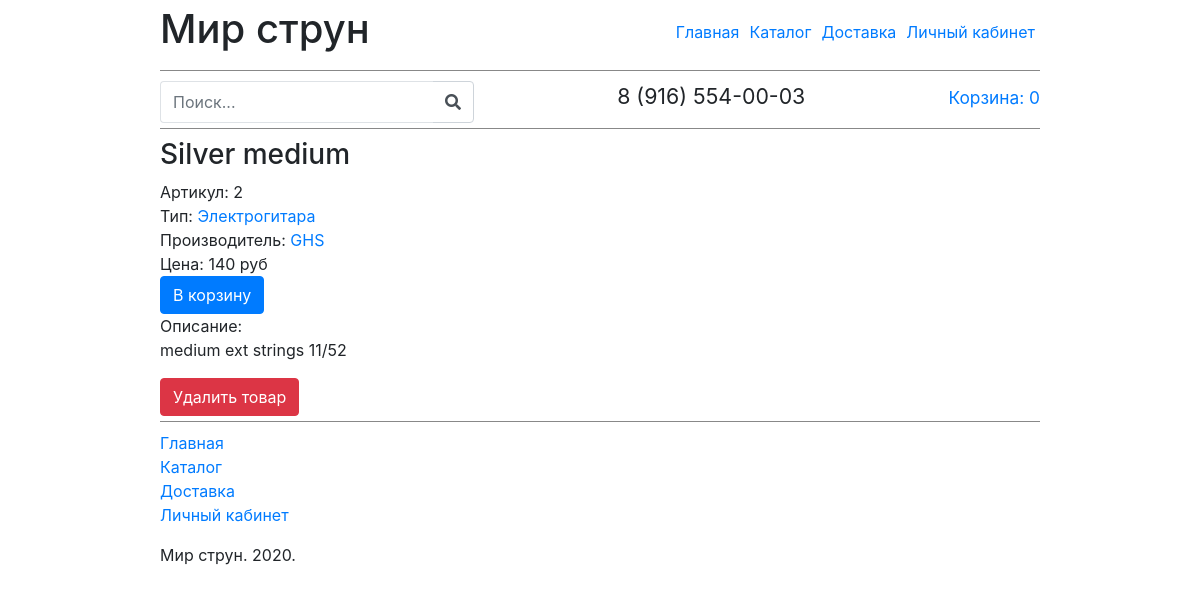
Screenshot of /item.php?id=2 (signed in) with the database file from the repository.
### tables this page shows
CREATE TABLE `goods` (
  `id` int(11) NOT NULL,
  `title` varchar(250) NOT NULL,
  `type` int(11) NOT NULL,
  `manufacturer` int(11) NOT NULL,
  `price` int(5) NOT NULL,
  `description` text NOT NULL
);

CREATE TABLE `types` (
  `id` int(11) NOT NULL,
  `type` varchar(250) NOT NULL
);

CREATE TABLE `manufactures` (
  `id` int(11) NOT NULL,
  `title` varchar(250) NOT NULL
);

### php/functions.php (called while the page is built, shortened)
<?
function checkAdminRights($id){
    require('php/db.php');
    $sql    = "SELECT isAdmin FROM users WHERE id = '$id'";
    $result = mysqli_query($db,$sql);
    $row    = mysqli_fetch_array($result,MYSQLI_ASSOC);
    $count  = mysqli_num_rows($result);
    if($count == 1){
        return  $row['isAdmin'];
    }
}
function getManufacturerById($id){
	require('php/db.php');
    $sql    = "SELECT title FROM manufactures WHERE id = '$id'";
    $result = mysqli_query($db,$sql);
    $row    = mysqli_fetch_array($result,MYSQLI_ASSOC);
    $count  = mysqli_num_rows($result);
    if($count == 1){
    	return  $row['title'];
    }
}
function getTypeById($id){
	require('php/db.php');
    $sql    = "SELECT type FROM types WHERE id = '$id'";
    $result = mysqli_query($db,$sql);
    $row    = mysqli_fetch_array($result,MYSQLI_ASSOC);
    $count  = mysqli_num_rows($result);
    if($count == 1){
    	return  $row['type'];
    }
}
?>

### item.php (the view, shortened to what this page needs)
<?php
	require('head.php');
	require('php/functions.php');
	require('php/db.php');
    $id     = $_GET['id'];
    $sql    = "SELECT * FROM goods WHERE id = '$id'";
    $result = mysqli_query($db,$sql);
    $row    = mysqli_fetch_array($result,MYSQLI_ASSOC);
    $count  = mysqli_num_rows($result);
    if($count == 1) {
        echo '
			<h3>'.$row['title'].'</h3>
			<ul>
				<li><span>Артикул: '.$row['id'].'</span></li>
				<li><span>Тип: <a href="katalog.php?type='.$row['type'].'">'.getTypeById($row['type']).'</a></span></li>
				<li><span>Производитель: <a href="katalog.php?manufacturer='.$row['manufacturer'].'">'.getManufacturerById($row['manufacturer']).'</a></span></li>
				<li><span>Цена: '.$row['price'].' руб</span></li>
				<li>
					<form method="post" action="php/addtobasket.php">
              			<input type="hidden" value="'.$row['id'].'" name="product_id">
              			<input type="hidden" value="'.$row['type'].'" name="from">
              			<input type="submit" class="btn btn-primary" value="В корзину" name="to-korzina-but">
            		</form>
				</li>
				<li>
					<span>Описание: </span>
					<p>'.$row['description'].'</p>
				</li>
			</ul>
        ';
        if (checkAdminRights($_SESSION['user_id'])) {
    		echo '
				<form method="POST" action="php/deleteItem.php">
					<input type="hidden" name="idToDelete" value="'.$row['id'].'">
					<input type="submit" class="btn btn-danger" name="del_sub" value="Удалить товар">
				</form>
    		';
  		}
    }else{
    	echo '<h3>Товар не найден</h3>';
    }
	require("foo.php");
?>

### css/style.css (style rules this page uses)
ul, li { padding: 0; margin: 0; list-style: none; }
body { width: 100%; margin: 0; padding: 0; }

### rows the page displays
goods: title "Silver medium", id "2", type.type "Электрогитара", manufacturer.title "GHS", price "140", description "medium ext strings 11/52"
